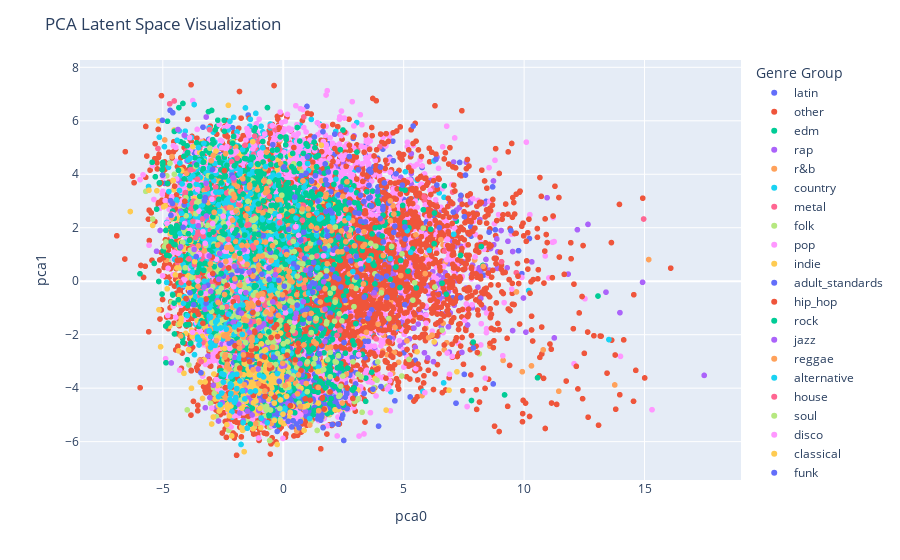

Write notebook code for a chart like this one.
### Code cell
latent_space, _, _ = encoder.predict(X_train_embedding)

pca = PCA(n_components=2)
X_train_pca = pca.fit_transform(latent_space)

# Convert the data to a pandas DataFrame
df = pd.DataFrame({'pca0': X_train_pca[:, 0], 'pca1': X_train_pca[:, 1], 'genre_group': y_train_embedding})

# Create a scatter plot using Plotly
fig = px.scatter(df, x='pca0', y='pca1', color='genre_group')

# Add labels and adjust the layout
fig.update_layout(
    title='PCA Latent Space Visualization',
    xaxis_title='pca0',
    yaxis_title='pca1',
    legend_title='Genre Group'
)

# Display the plot
fig.show()

### Figure 1 — Plotly figure (JSON) as saved in the notebook; plotly's stock layout.template omitted (floating-point values rounded to 4 significant figures; data arrays with more than 128 entries replaced by an {"elided": "..."} marker saying what was removed)
{"data": [{"hovertemplate": "genre_group=latin<br>pca0=%{x}<br>pca1=%{y}<extra></extra>", "legendgroup": "latin", "marker": {"color": "#636efa", "symbol": "circle"}, "mode": "markers", "name": "latin", "showlegend": true, "type": "scattergl", "x": {"elided": "501 float values"}, "xaxis": "x", "y": {"elided": "501 float values"}, "yaxis": "y"}, {"hovertemplate": "genre_group=other<br>pca0=%{x}<br>pca1=%{y}<extra></extra>", "legendgroup": "other", "marker": {"color": "#EF553B", "symbol": "circle"}, "mode": "markers", "name": "other", "showlegend": true, "type": "scattergl", "x": {"elided": "5756 float values"}, "xaxis": "x", "y": {"elided": "5756 float values"}, "yaxis": "y"}, {"hovertemplate": "genre_group=edm<br>pca0=%{x}<br>pca1=%{y}<extra></extra>", "legendgroup": "edm", "marker": {"color": "#00cc96", "symbol": "circle"}, "mode": "markers", "name": "edm", "showlegend": true, "type": "scattergl", "x": {"elided": "249 float values"}, "xaxis": "x", "y": {"elided": "249 float values"}, "yaxis": "y"}, {"hovertemplate": "genre_group=rap<br>pca0=%{x}<br>pca1=%{y}<extra></extra>", "legendgroup": "rap", "marker": {"color": "#ab63fa", "symbol": "circle"}, "mode": "markers", "name": "rap", "showlegend": true, "type": "scattergl", "x": {"elided": "1027 float values"}, "xaxis": "x", "y": {"elided": "1027 float values"}, "yaxis": "y"}, {"hovertemplate": "genre_group=r&b<br>pca0=%{x}<br>pca1=%{y}<extra></extra>", "legendgroup": "r&b", "marker": {"color": "#FFA15A", "symbol": "circle"}, "mode": "markers", "name": "r&b", "showlegend": true, "type": "scattergl", "x": {"elided": "770 float values"}, "xaxis": "x", "y": {"elided": "770 float values"}, "yaxis": "y"}, {"hovertemplate": "genre_group=country<br>pca0=%{x}<br>pca1=%{y}<extra></extra>", "legendgroup": "country", "marker": {"color": "#19d3f3", "symbol": "circle"}, "mode": "markers", "name": "country", "showlegend": true, "type": "scattergl", "x": {"elided": "1643 float values"}, "xaxis": "x", "y": {"elided": "1643 float values"}, "yaxis": "y"}, {"hovertemplate": "genre_group=metal<br>pca0=%{x}<br>pca1=%{y}<extra></extra>", "legendgroup": "metal", "marker": {"color": "#FF6692", "symbol": "circle"}, "mode": "markers", "name": "metal", "showlegend": true, "type": "scattergl", "x": {"elided": "1077 float values"}, "xaxis": "x", "y": {"elided": "1077 float values"}, "yaxis": "y"}, {"hovertemplate": "genre_group=folk<br>pca0=%{x}<br>pca1=%{y}<extra></extra>", "legendgroup": "folk", "marker": {"color": "#B6E880", "symbol": "circle"}, "mode": "markers", "name": "folk", "showlegend": true, "type": "scattergl", "x": {"elided": "455 float values"}, "xaxis": "x", "y": {"elided": "455 float values"}, "yaxis": "y"}, {"hovertemplate": "genre_group=pop<br>pca0=%{x}<br>pca1=%{y}<extra></extra>", "legendgroup": "pop", "marker": {"color": "#FF97FF", "symbol": "circle"}, "mode": "markers", "name": "pop", "showlegend": true, "type": "scattergl", "x": {"elided": "5758 float values"}, "xaxis": "x", "y": {"elided": "5758 float values"}, "yaxis": "y"}, {"hovertemplate": "genre_group=indie<br>pca0=%{x}<br>pca1=%{y}<extra></extra>", "legendgroup": "indie", "marker": {"color": "#FECB52", "symbol": "circle"}, "mode": "markers", "name": "indie", "showlegend": true, "type": "scattergl", "x": {"elided": "722 float values"}, "xaxis": "x", "y": {"elided": "722 float values"}, "yaxis": "y"}, {"hovertemplate": "genre_group=adult_standards<br>pca0=%{x}<br>pca1=%{y}<extra></extra>", "legendgroup": "adult_standards", "marker": {"color": "#636efa", "symbol": "circle"}, "mode": "markers", "name": "adult_standards", "showlegend": true, "type": "scattergl", "x": {"elided": "567 float values"}, "xaxis": "x", "y": {"elided": "567 float values"}, "yaxis": "y"}, {"hovertemplate": "genre_group=hip_hop<br>pca0=%{x}<br>pca1=%{y}<extra></extra>", "legendgroup": "hip_hop", "marker": {"color": "#EF553B", "symbol": "circle"}, "mode": "markers", "name": "hip_hop", "showlegend": true, "type": "scattergl", "x": {"elided": "2257 float values"}, "xaxis": "x", "y": {"elided": "2257 float values"}, "yaxis": "y"}, {"hovertemplate": "genre_group=rock<br>pca0=%{x}<br>pca1=%{y}<extra></extra>", "legendgroup": "rock", "marker": {"color": "#00cc96", "symbol": "circle"}, "mode": "markers", "name": "rock", "showlegend": true, "type": "scattergl", "x": {"elided": "2545 float values"}, "xaxis": "x", "y": {"elided": "2545 float values"}, "yaxis": "y"}, {"hovertemplate": "genre_group=jazz<br>pca0=%{x}<br>pca1=%{y}<extra></extra>", "legendgroup": "jazz", "marker": {"color": "#ab63fa", "symbol": "circle"}, "mode": "markers", "name": "jazz", "showlegend": true, "type": "scattergl", "x": [-1.92, -1.974, -2.692, -1.594, -0.7387, -3.37, -4.064, -3.682, -1.674, -0.6073, -3.046, -1.663, 0.4902, -1.178, -1.016, -1.801, -1.073, -2.205, -1.167, -2.7, -1.396, -1.941, -2.18, -0.3644, -3.994, -1.647, -1.605, -0.3829, -1.909, -1.498, -3.114, -1.978, 0.6581, -2.127, -1.346, -3.09, 0.1945, -0.1194, -1.294, 0.7122, 0.6808, -0.9771, -1.858, -1.354, -4.649, -2.534, -0.4722, -3.235, 0.9191, -1.447, 0.8001, -2.322, -2.361, 0.3877, -1.845, -0.4265, -0.7732, -3.012, -2.264, -0.3006, -5.259, -1.876, -1.821, -3.168, -0.2666, -3.062, -0.7882, -1.303, -1.31, -2.535, -1.264, -2.688, -1.55, -1.929, -1.488, -1.69, -1.517, -2.247, -0.7806, -2.821, -0.6763, -0.3463, -2.026, -1.699, -2.315, -1.598, -1.51, -0.6019, -0.4946, -0.7978, -2.534, -1.021, -1.663, -2.73, -2.117, -0.4592, -1.752, -0.6345, 0.2851, -1.164, -2.749, -2.509, -2.968, -0.8109, -4.007, -3.721, 0.7848, -2.93, 1.336], "xaxis": "x", "y": [-0.4123, -3.622, -0.9131, -3.838, -4.135, -2.244, 2.217, 4.401, -0.5031, -4.043, -4.356, -2.671, -4.279, -3.366, -4.839, -4.927, -1.814, -0.9883, -4.1, -1.545, -4.36, -1.534, -0.442, -1.918, 4.499, -2.352, -3.939, -3.701, -0.6348, -4.37, 1.353, -2.332, -3.978, -4.521, -2.147, -0.06947, -4.575, -3.477, -5.002, -4.178, 1.479, -3.89, -1.958, -3.807, -3.057, -4.538, -4.065, -4.733, -4.87, -2.198, -3.37, -1.572, -1.623, -3.376, -4.602, -4.264, -1.739, -1.629, -1.0, -3.712, 1.121, -3.947, -3.536, -1.872, -2.291, -1.406, -5.223, -4.337, -4.518, -2.033, -4.329, -5.228, -4.436, -2.386, -4.86, -3.57, 1.628, -1.765, -2.97, -1.516, -1.356, -4.42, -2.845, -2.872, -1.034, -1.914, 3.424, -2.505, -1.741, -2.434, -2.354, -4.465, -5.212, 0.4328, -3.467, -3.219, -1.979, -1.892, -3.575, -3.252, -4.698, 0.2245, 3.88, -3.784, -0.6783, 0.7613, -3.779, 2.458, -1.488], "yaxis": "y"}, {"hovertemplate": "genre_group=reggae<br>pca0=%{x}<br>pca1=%{y}<extra></extra>", "legendgroup": "reggae", "marker": {"color": "#FFA15A", "symbol": "circle"}, "mode": "markers", "name": "reggae", "showlegend": true, "type": "scattergl", "x": {"elided": "250 float values"}, "xaxis": "x", "y": {"elided": "250 float values"}, "yaxis": "y"}, {"hovertemplate": "genre_group=alternative<br>pca0=%{x}<br>pca1=%{y}<extra></extra>", "legendgroup": "alternative", "marker": {"color": "#19d3f3", "symbol": "circle"}, "mode": "markers", "name": "alternative", "showlegend": true, "type": "scattergl", "x": {"elided": "645 float values"}, "xaxis": "x", "y": {"elided": "645 float values"}, "yaxis": "y"}, {"hovertemplate": "genre_group=house<br>pca0=%{x}<br>pca1=%{y}<extra></extra>", "legendgroup": "house", "marker": {"color": "#FF6692", "symbol": "circle"}, "mode": "markers", "name": "house", "showlegend": true, "type": "scattergl", "x": {"elided": "178 float values"}, "xaxis": "x", "y": {"elided": "178 float values"}, "yaxis": "y"}, {"hovertemplate": "genre_group=soul<br>pca0=%{x}<br>pca1=%{y}<extra></extra>", "legendgroup": "soul", "marker": {"color": "#B6E880", "symbol": "circle"}, "mode": "markers", "name": "soul", "showlegend": true, "type": "scattergl", "x": {"elided": "351 float values"}, "xaxis": "x", "y": {"elided": "351 float values"}, "yaxis": "y"}, {"hovertemplate": "genre_group=disco<br>pca0=%{x}<br>pca1=%{y}<extra></extra>", "legendgroup": "disco", "marker": {"color": "#FF97FF", "symbol": "circle"}, "mode": "markers", "name": "disco", "showlegend": true, "type": "scattergl", "x": [0.6347, -1.219, -3.012, -2.061, -1.628, -0.6299, -1.826, -2.862, -2.45, -2.213, -1.164, -1.054, -0.161, 3.695, -2.905, -2.016, -2.392, -2.181, -3.332, -2.111, -3.866, -3.485, -4.575, -2.77, 2.067, -0.5711, -0.549, -1.495, -0.4486, -0.6408, -1.819, -3.536, -4.829, -0.1996, -1.892, -2.172, -0.5128, -2.355, -3.244, -5.369, -2.518, -3.543, -0.8757, -2.332, -2.243, -4.364, -2.209, -0.2186, -2.261, -2.47, -3.146, -2.962, -1.692, -5.946, -2.495, -1.097, -2.109, -1.759, -2.93, 0.4754, 0.5265, -1.942, -3.763, -2.133, -2.121, -1.813, -0.8028, -2.098, -3.943, -2.252, -4.092, -2.185, -2.824, -3.038, -1.478, -4.187, -3.052, 1.673, -1.902, -2.559, 0.09459, -1.454, -3.232, 6.822, -2.374, -2.356, -2.457, -4.464, -4.082, -3.152, -0.5651, -4.987, -2.3, -1.077, -3.706, -3.55, -2.545, -2.432, -1.694, -2.227, -3.496, -0.6997, 3.134, 3.208], "xaxis": "x", "y": [1.713, -3.471, -0.3455, -0.1997, 0.2689, 0.1717, 3.048, 0.1215, 1.202, 0.7709, -0.7166, 1.741, 2.422, 2.481, 3.3, -0.823, -2.378, -0.08421, 1.855, -1.039, 1.898, 0.9968, 2.483, 0.8229, 1.04, 2.861, 2.39, 1.118, 5.82, -1.082, -3.699, 2.192, 2.166, -2.194, 1.069, 2.35, 1.549, -0.7053, 1.417, 3.056, 1.864, 0.009859, -0.6757, -0.3772, 0.6015, 1.046, 0.5401, -3.542, 2.174, -0.7015, 0.9308, 3.066, 1.077, 3.798, 2.434, -0.1828, 2.581, -0.3862, 2.157, -1.53, 2.039, 4.856, -1.911, 4.275, -0.8603, 0.9, 3.241, 1.904, 1.603, 1.358, 2.155, -0.6796, 4.151, 1.76, 0.3187, 3.016, 0.2176, 0.9469, 0.305, -1.866, -1.18, 0.0207, -0.4734, 1.573, 2.023, 1.125, 0.7234, -1.351, 0.04289, 0.9998, 0.7302, 3.899, 1.327, -1.038, 1.208, 3.427, 4.993, 1.13, 0.7254, -2.515, 2.621, 0.52, -2.742, 0.6566], "yaxis": "y"}, {"hovertemplate": "genre_group=classical<br>pca0=%{x}<br>pca1=%{y}<extra></extra>", "legendgroup": "classical", "marker": {"color": "#FECB52", "symbol": "circle"}, "mode": "markers", "name": "classical", "showlegend": true, "type": "scattergl", "x": {"elided": "138 float values"}, "xaxis": "x", "y": {"elided": "138 float values"}, "yaxis": "y"}, {"hovertemplate": "genre_group=funk<br>pca0=%{x}<br>pca1=%{y}<extra></extra>", "legendgroup": "funk", "marker": {"color": "#636efa", "symbol": "circle"}, "mode": "markers", "name": "funk", "showlegend": true, "type": "scattergl", "x": {"elided": "189 float values"}, "xaxis": "x", "y": {"elided": "189 float values"}, "yaxis": "y"}, {"hovertemplate": "genre_group=ambient<br>pca0=%{x}<br>pca1=%{y}<extra></extra>", "legendgroup": "ambient", "marker": {"color": "#EF553B", "symbol": "circle"}, "mode": "markers", "name": "ambient", "showlegend": true, "type": "scattergl", "x": [-1.631, -1.121, 0.7357, 0.6247, -1.344, -1.242, -2.931, 1.622, 0.1568, 1.401, -2.958, 0.1843, 0.6578, -2.795, -5.909, 0.1295, -3.52, -1.491, -0.4839, -2.691, -3.307, -3.335, -3.865, -0.5639, -3.915, -4.089, -4.959, 0.2998, -5.941, -0.7907, -2.948, -2.333, 1.93, -1.204, 0.9168, 0.1368, -4.27, -0.349, -1.822, -2.403, -0.5179, -1.918, -0.3432, 0.5013, -0.3802, -1.032, 0.2124, -4.317, -4.395, -1.403, -4.51, 1.12, -2.038, -2.258, 1.698, -0.9847, -2.264, -3.205, -1.625, -1.914, -0.4169, -1.257, 2.89, -2.276, -1.181, -0.2743, -2.079, 1.942, -1.803, -2.441, -2.003, -0.9007, -1.31, -0.2388, -2.506, -1.531, -4.752, -2.335, -0.506, -0.7763, 0.08186, 0.5978, -0.6739, -2.367, -3.348, -3.588, -1.399, -2.23, -1.18, -0.7803, -1.313, -0.7891, -4.039, -0.7563], "xaxis": "x", "y": [-2.924, -2.521, -3.337, -2.328, 0.254, -4.27, 0.2912, -4.372, -2.763, -3.964, 0.5491, -1.743, -2.513, 0.02995, 0.5886, -1.67, -1.234, -2.752, -3.232, -0.05066, 0.0892, -1.573, 1.562, -3.272, -0.06989, 2.99, 0.8869, -4.657, -3.984, -0.4297, 0.9019, -0.1477, -1.351, -4.168, -4.398, -1.8, 0.7888, -0.665, -1.821, -3.984, -1.493, -2.424, -4.336, -2.941, -1.733, -0.8106, -2.002, -0.3277, 0.7812, -0.9361, 3.557, -4.447, -1.578, 0.4966, -4.782, -3.092, -1.821, -0.6645, -1.097, -3.627, -1.1, -1.167, -4.385, -4.183, -1.864, -1.624, -0.7696, -4.141, -3.247, 4.136, -2.414, -3.918, -2.567, -2.068, -1.222, -0.8004, 1.294, -2.949, -2.108, -2.835, -0.4246, -2.635, -4.042, -1.348, 0.3054, -1.122, -3.006, -1.826, -1.922, 2.985, -2.782, -3.947, -0.6471, -4.309], "yaxis": "y"}, {"hovertemplate": "genre_group=punk<br>pca0=%{x}<br>pca1=%{y}<extra></extra>", "legendgroup": "punk", "marker": {"color": "#00cc96", "symbol": "circle"}, "mode": "markers", "name": "punk", "showlegend": true, "type": "scattergl", "x": [-4.423, 1.242, -2.228, -3.461, -0.883, -0.7982, -3.295, 0.3592, 2.229, -1.125, -3.321, -1.555, -0.5929, -1.667, -1.635, -2.909, -2.422, -1.653, -2.714, -1.593, -1.541, -1.208, -3.496, -3.895, -0.559, -2.869, 0.6745, -1.203, 4.105, -3.465, -2.011, -0.0594, -1.844, -2.429, -1.745, -0.261, -0.254, 2.759, -0.0796, -1.855, -2.29, -2.694, -2.109, -1.19, -2.422, -2.92, -2.536, -4.483, -2.136, -0.2041, 0.1143, -2.807, -0.1888, -3.632, -2.947, -2.575, -0.3901, 1.384, -2.838, -0.428, -0.9686, 0.08385, -3.935, -1.086, -0.7163, -3.249, -2.92, -1.205, -0.2754, -0.5433, -2.571, 0.09521, -2.977, -2.536, -1.463, -0.58, -1.933, -0.6253, -2.329, -3.424, 4.513, 0.1402, 1.092, -1.552, -0.5974, -2.198, -3.597, -2.128, -2.917, -0.8234, 0.8061, -1.021, 0.1576, -2.676, 1.281, -2.03, -2.878, -1.812, -1.03, -0.503, -3.068, -0.5209, 0.3902, -1.603, -1.734, -1.912, -2.101, -3.31, -3.311, 1.245, -1.632, -3.562, -1.796, -1.197, -2.48, 0.9437, -4.841, -1.187, -2.89, 1.037, -2.338], "xaxis": "x", "y": [2.074, 1.566, -1.709, 0.6429, 0.676, 1.966, 0.4073, 4.28, 2.75, -0.1781, 4.212, -1.678, 2.043, 3.259, -1.666, 1.841, 2.027, 1.464, 0.1461, -0.4577, 4.578, 1.572, 0.4595, 1.535, 2.027, 0.5393, 4.389, -0.2222, 1.692, 3.176, 1.797, 1.696, 3.115, -0.7056, 0.1472, 2.857, 4.915, 3.707, 2.654, 3.145, -0.5877, 4.608, -3.668, 3.628, 1.757, 2.408, 1.86, 1.685, 1.103, 3.711, 5.393, -0.8662, 3.577, 2.775, 2.612, 0.2885, 1.944, 4.282, 2.692, 2.101, -2.043, 0.629, 1.776, 4.096, 2.478, 0.6704, -0.425, 3.667, 1.094, 2.025, 3.678, 0.9367, 3.907, -1.17, 3.807, 1.209, 1.927, 2.454, -0.4105, -0.4426, 2.488, 0.285, 1.945, -1.021, -1.894, -1.14, 4.348, 0.03488, -0.5846, 3.004, -1.43, 1.746, 2.517, 3.062, 5.202, 4.314, 5.171, 1.046, 2.892, 2.837, 1.744, 1.381, 2.727, 1.726, 2.101, 0.1275, 5.162, 2.537, 4.456, 2.336, -1.024, 0.3348, 2.248, 1.76, -0.511, 3.297, 0.9751, -0.1652, 1.302, 0.7068, 4.333], "yaxis": "y"}, {"hovertemplate": "genre_group=electronic<br>pca0=%{x}<br>pca1=%{y}<extra></extra>", "legendgroup": "electronic", "marker": {"color": "#ab63fa", "symbol": "circle"}, "mode": "markers", "name": "electronic", "showlegend": true, "type": "scattergl", "x": [-3.284, -2.678, -1.625, -1.294, -0.8131, -2.307, 0.655, -0.0539, 0.6957, 0.8365, 0.5404, 0.4907, -3.205, -4.255, -2.022, -1.005, 1.678, -1.393, -3.247, -1.735, 1.735, -1.995, 3.769, -1.55, -1.404, -3.529, -2.64, -0.3302, -4.278, -3.008, -3.073, -3.699, -3.187, -1.405, -2.071, -0.9058, -1.578, 3.577, -0.4336, 0.9391, -4.107, -2.067, -1.047, -2.739, -5.112, -2.901, 0.05495, -0.5212, -4.369, 1.73], "xaxis": "x", "y": [-0.2191, 0.07514, 1.174, -0.9695, -1.595, -1.223, -4.145, -3.176, -3.085, -0.7657, -1.198, -1.378, 3.659, 1.283, 0.5578, -1.749, -0.01736, -1.521, -1.052, -1.194, -1.044, -0.000603, -0.4327, -0.4262, -1.92, 2.073, 1.037, 0.2387, 2.617, -0.3835, 0.9437, 1.19, 2.438, 0.3402, -1.538, -1.688, -4.079, -1.219, -0.7748, 0.4129, 5.456, 3.866, -3.282, -0.7265, 1.898, -3.89, -3.154, -1.337, 5.673, -2.255], "yaxis": "y"}, {"hovertemplate": "genre_group=gospel<br>pca0=%{x}<br>pca1=%{y}<extra></extra>", "legendgroup": "gospel", "marker": {"color": "#FFA15A", "symbol": "circle"}, "mode": "markers", "name": "gospel", "showlegend": true, "type": "scattergl", "x": {"elided": "149 float values"}, "xaxis": "x", "y": {"elided": "149 float values"}, "yaxis": "y"}, {"hovertemplate": "genre_group=christian<br>pca0=%{x}<br>pca1=%{y}<extra></extra>", "legendgroup": "christian", "marker": {"color": "#19d3f3", "symbol": "circle"}, "mode": "markers", "name": "christian", "showlegend": true, "type": "scattergl", "x": [-2.462, -2.551, -2.18, -0.9845, -3.415, -3.555, -1.797, -2.195, -1.688, -3.072, -0.9142, -1.975, -1.155, -1.966, -2.793, -2.6, -0.8182, -2.742, -2.483, -4.22, -3.496, -1.596, -1.926, -2.182, -2.258, -2.561, -3.547, -3.281, -3.057, -1.692, -2.204, -2.687, -2.806, -2.203, -2.02, -3.475, -2.634, -3.014, -3.017, -2.148, -3.069, -1.836, -2.804, -2.62, -2.027, -2.092, -0.2425, -1.956, -3.018, -1.7, -1.93, -1.363, -2.368, -1.666, -2.172], "xaxis": "x", "y": [-3.499, -3.457, -3.572, -3.511, -0.7035, -2.093, -3.73, -3.834, -0.8871, -1.851, -5.117, -4.447, -4.103, -4.353, 3.334, -1.749, -3.577, -1.46, -3.773, 2.54, -2.386, -4.4, -4.016, -4.223, -1.234, -4.184, -2.17, 0.00127, -0.987, -4.103, -4.422, -4.318, -1.758, -3.957, -1.711, -2.208, 2.612, -2.475, -2.299, -3.885, -1.872, -1.618, -1.532, -4.616, -4.526, -3.498, -3.452, -0.9203, -1.343, -1.989, -3.481, -4.135, -1.793, -5.289, -4.198], "yaxis": "y"}], "layout": {"legend": {"title": {"text": "Genre Group"}, "tracegroupgap": 0}, "margin": {"t": 60}, "title": {"text": "PCA Latent Space Visualization"}, "xaxis": {"anchor": "y", "domain": [0, 1], "title": {"text": "pca0"}}, "yaxis": {"anchor": "x", "domain": [0, 1], "title": {"text": "pca1"}}}}
